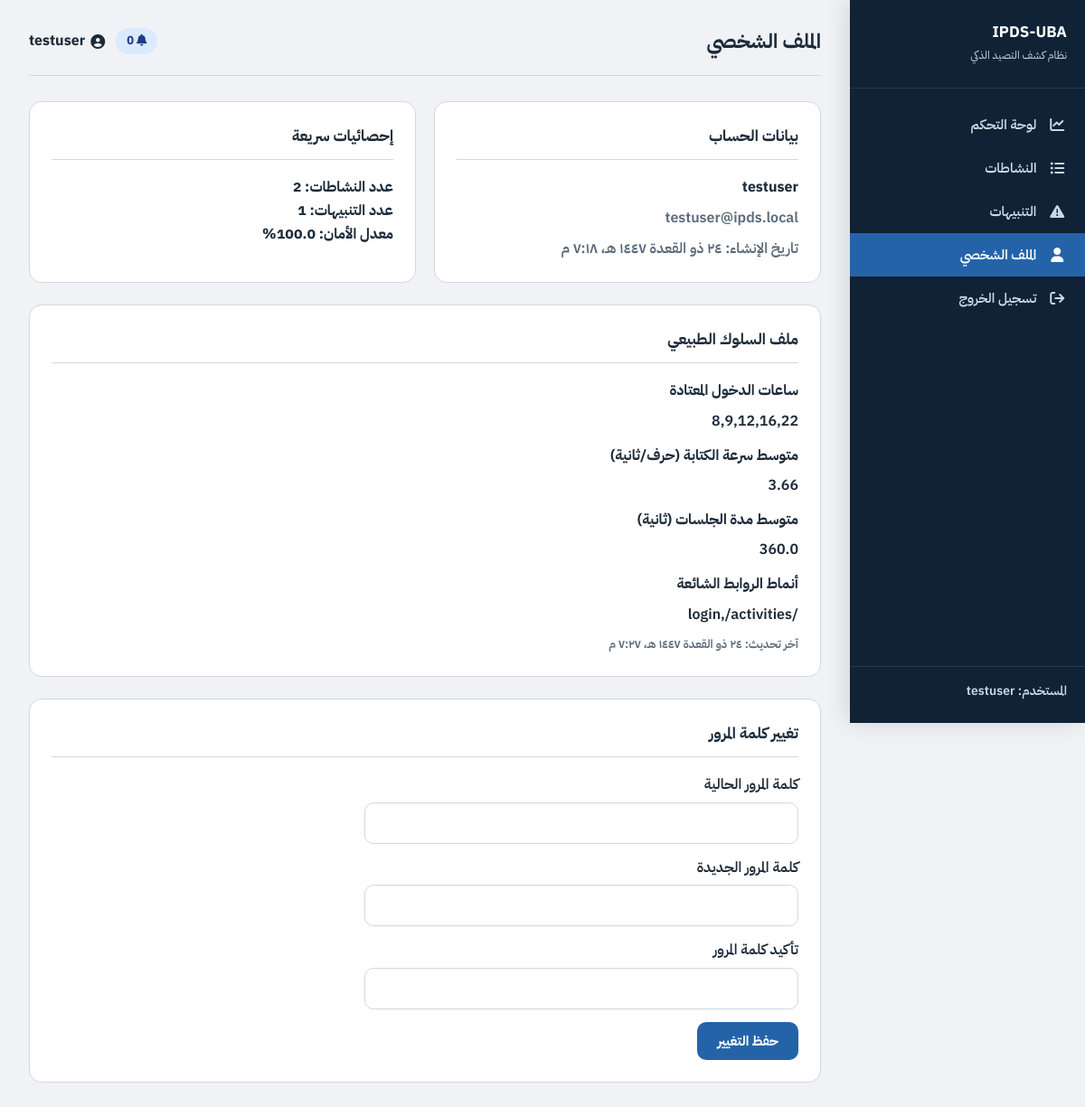
Screenshot of /profile (signed in) with the database file from the repository.
### tables this page shows
CREATE TABLE users (
            user_id INTEGER PRIMARY KEY AUTOINCREMENT,
            username TEXT NOT NULL UNIQUE,
            email TEXT NOT NULL UNIQUE,
            password_hash TEXT NOT NULL,
            account_creation_date DATETIME DEFAULT CURRENT_TIMESTAMP,
            last_login DATETIME,
            is_admin INTEGER DEFAULT 0,
            is_active INTEGER DEFAULT 1
        );

CREATE TABLE behavior_profiles (
            profile_id INTEGER PRIMARY KEY AUTOINCREMENT,
            user_id INTEGER NOT NULL UNIQUE,
            avg_typing_speed REAL,
            typical_login_hours TEXT,
            avg_session_duration REAL,
            common_url_patterns TEXT,
            profile_updated DATETIME DEFAULT CURRENT_TIMESTAMP,
            FOREIGN KEY (user_id) REFERENCES users(user_id)
        );

### routes/dashboard.py (the view, shortened to what this page needs)
@dashboard_bp.route('/profile', methods=['GET', 'POST'])
def profile_view():
    red = _require_login()
    if red:
        return red
    uid = int(session['user_id'])
    msg = None
    err = None
    user = UserModel.get_by_id(uid)
    profile = BehaviorProfileModel.get_for_user(uid)
    total_act = ActivityModel.count_for_user(uid)
    total_alerts = AlertModel.count_for_user(uid)
    normal = ActivityModel.count_normal_for_user(uid)
    sec = round((normal / total_act) * 100, 1) if total_act else 100.0
    return render_template(
        'profile.html',
        page_title='الملف الشخصي',
        user=user,
        profile=profile,
        total_act=total_act,
        total_alerts=total_alerts,
        security_rate=sec,
        msg=msg,
        err=err,
    )

### app.py (called while the page is built)
@app.after_request
def security_headers(response):
    response.headers['X-Content-Type-Options'] = 'nosniff'
    return response

### database.py (called while the page is built)
def get_connection():
    conn = sqlite3.connect(DB_PATH)
    conn.row_factory = sqlite3.Row
    return conn

### models/activity.py (called while the page is built)
    @staticmethod
    def count_for_user(user_id):
        conn = get_connection()
        n = conn.execute(
            'SELECT COUNT(*) AS c FROM activities WHERE user_id = ?', (user_id,)
        ).fetchone()['c']
        conn.close()
        return n

    @staticmethod
    def count_normal_for_user(user_id):
        conn = get_connection()
        n = conn.execute(
            'SELECT COUNT(*) AS c FROM activities WHERE user_id = ? AND is_suspicious = 0',
            (user_id,),
        ).fetchone()['c']
        conn.close()
        return n

### models/alert.py (called while the page is built)
    @staticmethod
    def count_for_user(user_id):
        conn = get_connection()
        n = conn.execute('SELECT COUNT(*) AS c FROM alerts WHERE user_id = ?', (user_id,)).fetchone()['c']
        conn.close()
        return n

### models/behavior_profile.py (called while the page is built)
    @staticmethod
    def get_for_user(user_id):
        conn = get_connection()
        row = conn.execute(
            'SELECT * FROM behavior_profiles WHERE user_id = ?', (user_id,)
        ).fetchone()
        conn.close()
        return row

### models/user.py (called while the page is built)
    @staticmethod
    def get_by_id(user_id):
        conn = get_connection()
        row = conn.execute('SELECT * FROM users WHERE user_id = ?', (user_id,)).fetchone()
        conn.close()
        return row

### routes/dashboard.py (called while the page is built)
def _require_login():
    if not session.get('user_id'):
        return redirect(url_for('auth.login_view'))
    return None

### templates/profile.html (shortened to what this page needs)
{% extends 'base.html' %}
{% block content %}
<div class="grid-2">
    <div class="panel">
        <div class="panel-title">بيانات الحساب</div>
        <p style="font-weight:700;margin-bottom:8px;">{{ user.username }}</p>
        <p style="font-weight:600;color:var(--text-muted);margin-bottom:8px;">{{ user.email }}</p>
        {% if user.account_creation_date %}
        <p style="font-weight:600;color:var(--text-muted);">تاريخ الإنشاء: <span data-utc-datetime="{{ user.account_creation_date|e }}">{{ user.account_creation_date }}</span></p>
        {% endif %}
    </div>
    <div class="panel">
        <div class="panel-title">إحصائيات سريعة</div>
        <p style="font-weight:700;">عدد النشاطات: {{ total_act }}</p>
        <p style="font-weight:700;">عدد التنبيهات: {{ total_alerts }}</p>
        <p style="font-weight:700;">معدل الأمان: {{ security_rate }}%</p>
    </div>
</div>
<div class="panel">
    <div class="panel-title">ملف السلوك الطبيعي</div>
    {% if profile %}
    <p style="font-weight:700;margin-bottom:8px;">ساعات الدخول المعتادة</p>
    <p style="font-weight:600;margin-bottom:12px;">{{ profile.typical_login_hours or '—' }}</p>
    <p style="font-weight:700;margin-bottom:8px;">متوسط سرعة الكتابة (حرف/ثانية)</p>
    <p style="font-weight:600;margin-bottom:12px;">{{ '%.2f'|format(profile.avg_typing_speed or 0) }}</p>
    <p style="font-weight:700;margin-bottom:8px;">متوسط مدة الجلسات (ثانية)</p>
    <p style="font-weight:600;margin-bottom:12px;">{{ '%.1f'|format(profile.avg_session_duration or 0) }}</p>
    <p style="font-weight:700;margin-bottom:8px;">أنماط الروابط الشائعة</p>
    <p style="font-weight:600;word-break:break-all;">{{ profile.common_url_patterns or '—' }}</p>
    <p style="margin-top:10px;font-size:13px;color:var(--text-muted);font-weight:600;">آخر تحديث: <span data-utc-datetime="{{ profile.profile_updated|e }}">{{ profile.profile_updated }}</span></p>
    {% else %}
    <p style="font-weight:700;">لا يوجد ملف سلوكي بعد — سيُنشأ تلقائياً مع النشاط.</p>
    {% endif %}
</div>
<div class="panel">
    <div class="panel-title">تغيير كلمة المرور</div>
    <form method="post" class="form-stack" style="max-width:480px;">
        <div>
            <label for="old_password">كلمة المرور الحالية</label>
            <input type="password" id="old_password" name="old_password" required>
        </div>
        <div>
            <label for="new_password">كلمة المرور الجديدة</label>
            <input type="password" id="new_password" name="new_password" required minlength="6">
        </div>
        <div>
            <label for="new_password2">تأكيد كلمة المرور</label>
            <input type="password" id="new_password2" name="new_password2" required minlength="6">
        </div>
        <div>
            <button type="submit" class="btn btn-primary">حفظ التغيير</button>
        </div>
    </form>
</div>
{% endblock %}

### templates/base.html (shortened to what this page needs)
<!DOCTYPE html>
<html lang="ar" dir="rtl">
<head>
    <link rel="stylesheet" href="{{ url_for('static', filename='vendor/font-awesome/css/all.min.css') }}">
    <link rel="stylesheet" href="{{ url_for('static', filename='css/main.css') }}">
</head>
<body>
    <aside class="sidebar" id="sidebar" aria-label="القائمة الرئيسية">
        <div class="sidebar-logo">
            <h2>IPDS-UBA</h2>
            <span>نظام كشف التصيد الذكي</span>
        </div>
        <nav class="sidebar-nav">
            <a href="{{ url_for('dashboard.dashboard_view') }}" data-nav="/dashboard">
                <i class="fa-solid fa-chart-line nav-icon" aria-hidden="true"></i>
                <span>لوحة التحكم</span>
            </a>
            <a href="{{ url_for('activities.activities_view') }}" data-nav="/activities">
                <i class="fa-solid fa-list-ul nav-icon" aria-hidden="true"></i>
                <span>النشاطات</span>
            </a>
            <a href="{{ url_for('alerts.alerts_view') }}" data-nav="/alerts" class="sidebar-nav-row">
                <i class="fa-solid fa-triangle-exclamation nav-icon" aria-hidden="true"></i>
                <span>التنبيهات</span>
            </a>
            <a href="{{ url_for('dashboard.profile_view') }}" data-nav="/profile">
                <i class="fa-solid fa-user nav-icon" aria-hidden="true"></i>
                <span>الملف الشخصي</span>
            </a>
            <a href="{{ url_for('auth.logout_view') }}" data-nav="/logout">
                <i class="fa-solid fa-arrow-right-from-bracket nav-icon" aria-hidden="true"></i>
                <span>تسجيل الخروج</span>
            </a>
        </nav>
        <div class="sidebar-footer">
            <div>المستخدم: <span id="sidebarUsername">{{ session.get('username','') }}</span></div>
        </div>
    </aside>
    <div class="main-content" id="mainContent">
        <header class="topbar">
            <div class="topbar-start">
                <h1>{{ page_title or 'لوحة التحكم' }}</h1>
            </div>
            <div class="topbar-actions">
                <span class="badge badge-info topbar-notif" id="topbarNotif" title="تنبيهات نشطة">
                    <i class="fa-solid fa-bell" aria-hidden="true"></i>
                    <span id="topbarAlertCount">0</span>
                </span>
                <span class="topbar-user"><i class="fa-solid fa-user-circle" aria-hidden="true"></i> {{ session.get('username','') }}</span>
            </div>
        </header>
        {% block content %}{% endblock %}
    </div>
</body>
</html>

### static/css/main.css (style rules this page uses)
:root { --primary: #1a3a5c; --primary-light: #2563a8; --accent: #c0392b; --success: #1a7a4a; --warning: #b5870a; --bg: #f0f2f5; --surface: #ffffff; --border: #d1d8e0; --text-main: #1c2b3a; --text-muted: #5a6a7a; --sidebar-bg: #0f2236; --sidebar-text: #c8d8e8; --sidebar-active: #2563a8; --radius: 10px; --radius-lg: 14px; }
* { box-sizing: border-box; margin: 0; padding: 0; }
body { font-family: 'IBM Plex Sans Arabic', sans-serif; background: var(--bg); color: var(--text-main); font-size: 16px; line-height: 1.6; direction: rtl; }
.btn { display: inline-flex; align-items: center; justify-content: center; gap: 8px; padding: 10px 22px; border-radius: var(--radius); font-family: 'IBM Plex Sans Arabic', sans-serif; font-size: 15px; font-weight: 700; cursor: pointer; border: none; transition: background 0.2s, transform 0.1s; text-decoration: none; }
.btn-primary { background: var(--primary-light); color: #fff; }
.sidebar { width: 260px; max-width: 88vw; background: var(--sidebar-bg); min-height: 100vh; position: fixed; right: 0; top: 0; display: flex; flex-direction: column; padding: 24px 0; z-index: 200; transition: transform 0.28s ease; box-shadow: -4px 0 24px rgba(0, 0, 0, 0.12); }
.sidebar-logo { padding: 0 20px 24px; border-bottom: 1px solid rgba(255, 255, 255, 0.1); margin-bottom: 16px; }
.sidebar-logo h2 { color: #fff; font-size: 17px; font-weight: 700; line-height: 1.4; }
.sidebar-logo span { color: var(--sidebar-text); font-size: 12px; }
.sidebar-nav a { display: flex; align-items: center; gap: 12px; padding: 12px 20px; color: var(--sidebar-text); text-decoration: none; font-size: 15px; font-weight: 600; transition: background 0.15s; border-radius: 0; }
.sidebar-nav a.active { background: var(--sidebar-active); color: #fff; }
.sidebar-nav a .nav-icon { width: 1.35em; text-align: center; font-size: 1rem; flex-shrink: 0; }
.sidebar-footer { margin-top: auto; padding: 16px 20px 0; border-top: 1px solid rgba(255, 255, 255, 0.1); color: var(--sidebar-text); font-size: 14px; font-weight: 600; }
.main-content { margin-right: 260px; padding: 28px 32px; min-height: 100vh; }
.topbar-start { display: flex; align-items: center; gap: 12px; flex: 1; min-width: 0; }
.topbar-start h1 { margin: 0; font-size: clamp(17px, 4vw, 22px); font-weight: 700; color: var(--text-main); }
.topbar-notif { display: inline-flex; align-items: center; gap: 8px; }
.topbar-user { font-weight: 700; color: var(--text-main); display: inline-flex; align-items: center; gap: 6px; }
.topbar { display: flex; align-items: center; justify-content: space-between; margin-bottom: 28px; padding-bottom: 20px; border-bottom: 1px solid var(--border); gap: 16px; flex-wrap: wrap; }
.topbar-actions { display: flex; align-items: center; gap: 12px; font-weight: 600; }
.badge { display: inline-block; padding: 4px 12px; border-radius: 20px; font-size: 13px; font-weight: 700; }
.badge-info { background: #dbeafe; color: #1e3a8a; }
input[type='text'], input[type='email'], input[type='password'], input[type='number'], input[type='date'], select, textarea { width: 100%; padding: 11px 14px; border: 1.5px solid var(--border); border-radius: var(--radius); font-family: 'IBM Plex Sans Arabic', sans-serif; font-size: 15px; font-weight: 600; color: var(--text-main); background: #fff; outline: none; transition: border-color 0.2s; }
label { font-weight: 600; display: block; margin-bottom: 6px; }
.grid-2 { display: grid; grid-template-columns: 1fr 1fr; gap: 20px; }
.panel { background: var(--surface); border: 1px solid var(--border); border-radius: var(--radius-lg); padding: 24px; margin-bottom: 24px; }
.panel-title { font-size: 17px; font-weight: 700; color: var(--text-main); margin-bottom: 18px; padding-bottom: 12px; border-bottom: 1px solid var(--border); }
.form-stack { display: flex; flex-direction: column; gap: 14px; }
@media (min-width: 769px) { .sidebar { transform: translateX(0) !important; } }
.fa-solid, .fas { font-family: 'Font Awesome 6 Free' !important; font-weight: 900 !important; font-style: normal !important; -webkit-font-smoothing: antialiased; }

### rows the page displays
users: get "testuser", username "testuser", email "testuser@ipds.local"
behavior_profiles: typical_login_hours "8,9,12,16,22", avg_typing_speed "3.66", avg_session_duration "360.0", common_url_patterns "/login,/activities"

### other values shown
{{ page_title or 'لوحة التحكم' }} "الملف الشخصي"
{{ total_act }} "2"
{{ total_alerts }} "1"
{{ security_rate }} "100.0"
